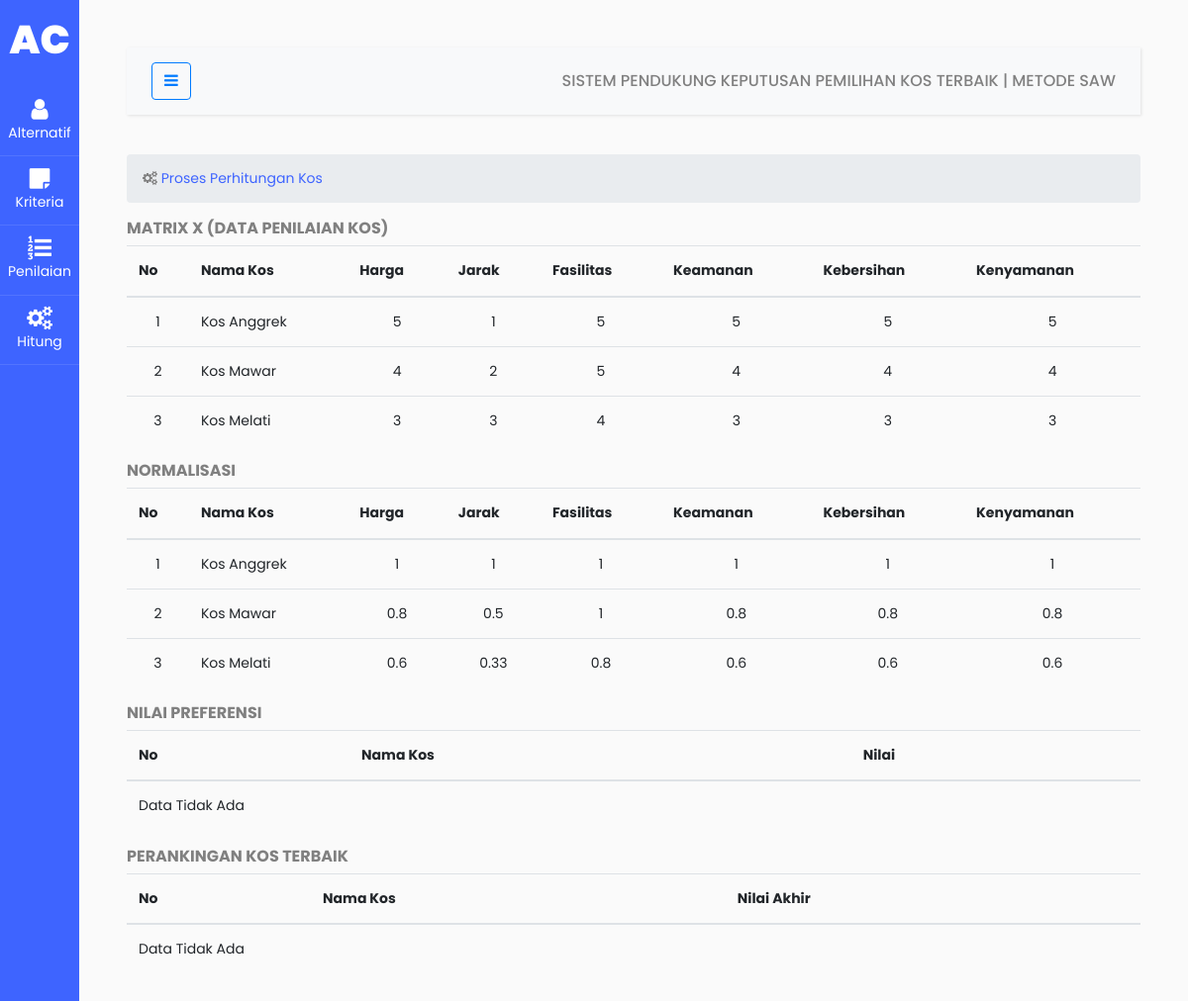
Page /hitung.php on the committed database.
### tables this page shows
CREATE TABLE `saw_penilaian` (
  `nama` varchar(100) NOT NULL,
  `peringkat` float NOT NULL,
  `ukuran` float NOT NULL,
  `unduhan` float NOT NULL,
  `aktif` float NOT NULL,
  `manfaat` float NOT NULL,
  `kelebihan` float NOT NULL,
  PRIMARY KEY (`nama`)
);

### hitung.php (the view, shortened to what this page needs)
<!doctype html>
<html lang="en">
<?php
include 'components/head.php';
?>
<body>
    <div class="wrapper d-flex align-items-stretch">
        <?php
        include 'components/sidebar.php';
        ?>
        <div id="content" class="p-4 p-md-5">
            <?php
            include 'components/navbar.php';
            ?>
            <section id="main-content">
                <section class="wrapper">
                    <div class="row">
                        <div class="col-lg-12">
                            <ol class="breadcrumb">
                                <li><i class="fa fa-cogs"></i><a href="hitung.php"> Proses Perhitungan Kos</a></li>
                            </ol>
                        </div>
                    </div>
                    <div>
                        <b><h6><b>MATRIX X (DATA PENILAIAN KOS)</b></h6></b>
                        <table class="table">
                            <thead>
                                <tr>
                                    <th>No</th>
                                    <th>Nama Kos</th>
                                    <th>Harga</th>
                                    <th>Jarak</th>
                                    <th>Fasilitas</th>
                                    <th>Keamanan</th>
                                    <th>Kebersihan</th>
                                    <th>Kenyamanan</th>
                                </tr>
                            </thead>
                            <tbody>
                                <?php
                                include 'koneksi.php';
                                $b = 0;
                                $sql = "SELECT * FROM saw_penilaian ORDER BY nama ASC";
                                $hasil = $conn->query($sql);
                                if ($hasil->num_rows > 0) {
                                    while ($row = $hasil->fetch_row()) {
                                ?>
                                        <tr>
                                            <td align="center"><?php echo ++$b; ?></td>
                                            <td><?= $row[0] ?></td>
                                            <td align="center"><?= $row[1] ?></td>
                                            <td align="center"><?= $row[2] ?></td>
                                            <td align="center"><?= $row[3] ?></td>
                                            <td align="center"><?= $row[4] ?></td>
                                            <td align="center"><?= $row[5] ?></td>
                                            <td align="center"><?= $row[6] ?></td>
                                        </tr>
                                <?php }
                                } else {
                                    echo "<tr><td colspan='8'>Data Tidak Ada</td></tr>";
                                } ?>
                            </tbody>
                        </table>
                    </div>
                    <div>
                        <b><h6><b>NORMALISASI</b></h6></b>
                        <table class="table">
                            <thead>
                                <tr>
                                    <th>No</th>
                                    <th>Nama Kos</th>
                                    <th>Harga</th>
                                    <th>Jarak</th>
                                    <th>Fasilitas</th>
                                    <th>Keamanan</th>
                                    <th>Kebersihan</th>
                                    <th>Kenyamanan</th>
                                </tr>
                            </thead>
                            <tbody>
                                <?php
                                $sql = "SELECT * FROM saw_penilaian";
                                $hasil = $conn->query($sql);
                                if ($hasil->num_rows > 0) {
                                    $b = 0;
                                    $sql = "SELECT * FROM saw_penilaian ORDER BY peringkat DESC";
                                    $C1 = $conn->query($sql)->fetch_row()[1];
                                    $sql = "SELECT * FROM saw_penilaian ORDER BY ukuran ASC";
                                    $C2 = $conn->query($sql)->fetch_row()[2];
                                    $sql = "SELECT * FROM saw_penilaian ORDER BY unduhan DESC";
                                    $C3 = $conn->query($sql)->fetch_row()[3];
                                    $sql = "SELECT * FROM saw_penilaian ORDER BY aktif DESC";
                                    $C4 = $conn->query($sql)->fetch_row()[4];
                                    $sql = "SELECT * FROM saw_penilaian ORDER BY manfaat DESC";
                                    $C5 = $conn->query($sql)->fetch_row()[5];
                                    $sql = "SELECT * FROM saw_penilaian ORDER BY kelebihan DESC";
                                    $C6 = $conn->query($sql)->fetch_row()[6];
                                }
                                $sql = "SELECT * FROM saw_penilaian";
                                $hasil = $conn->query($sql);
                                if ($hasil->num_rows > 0) {
                                    while ($row = $hasil->fetch_row()) {
                                ?>
                                        <tr>
                                            <td align="center"><?= ++$b ?></td>
                                            <td><?= $row[0] ?></td>
                                            <td align="center"><?= round($row[1] / $C1, 2) ?></td>
                                            <td align="center"><?= round($C2 / $row[2], 2) ?></td>
                                            <td align="center"><?= round($row[3] / $C3, 2) ?></td>
                                            <td align="center"><?= round($row[4] / $C4, 2) ?></td>
                                            <td align="center"><?= round($row[5] / $C5, 2) ?></td>
                                            <td align="center"><?= round($row[6] / $C6, 2) ?></td>
                                        </tr>
                                <?php }
                                } ?>
                            </tbody>
                        </table>
                    </div>
                    <div>
                        <b><h6><b>NILAI PREFERENSI</b></h6></b>
                        <table class="table">
                            <thead>
                                <tr>
                                    <th>No</th>
                                    <th>Nama Kos</th>
                                    <th>Nilai</th>
                                </tr>
                            </thead>
                            <tbody>
                                <?php
                                $b = 0;
                                $sql = "SELECT * FROM saw_kriteria";
                                $hasil = $conn->query($sql);
                                if ($hasil->num_rows > 0) {
                                    $row = $hasil->fetch_row();
                                    $B1 = $row[1];
                                    $B2 = $row[2];
                                    $B3 = $row[3];
                                    $B4 = $row[4];
                                    $B5 = $row[5];
                                    $B6 = $row[6];
                                }
                                $conn->query("TRUNCATE TABLE saw_perankingan");
                                $sql = "SELECT * FROM saw_penilaian";
                                $hasil = $conn->query($sql);
                                if ($hasil->num_rows > 0) {
                                    while ($row = $hasil->fetch_row()) {
                                        $nilai = round((($row[1] / $C1) * $B1) +
                                            (($C2 / $row[2]) * $B2) +
                                            (($row[3] / $C3) * $B3) +
                                            (($row[4] / $C4) * $B4) +
                                            (($row[5] / $C5) * $B5) +
                                            (($row[6] / $C6) * $B6), 3);
                                        $nama = $row[0];
                                        $conn->query("INSERT INTO saw_perankingan(nama,nilai_akhir) VALUES ('$nama','$nilai')");
                                    }
                                }
                                $sql = "SELECT * FROM saw_perankingan";
                                $hasil = $conn->query($sql);
                                if ($hasil->num_rows > 0) {
                                    while ($row = $hasil->fetch_row()) {
                                ?>
                                        <tr>
                                            <td><?= ++$b ?></td>
                                            <td><?= $row[1] ?></td>
                                            <td><?= $row[2] ?></td>
                                        </tr>
                                <?php }
                                } else {
                                    echo "<tr><td colspan='3'>Data Tidak Ada</td></tr>";
                                } ?>
                            </tbody>
                        </table>
                    </div>
                    <div>
                        <b><h6><b>PERANKINGAN KOS TERBAIK</b></h6></b>
                        <table class="table">
                            <thead>
                                <tr>
                                    <th>No</th>
                                    <th>Nama Kos</th>
                                    <th>Nilai Akhir</th>
                                </tr>
                            </thead>
                            <tbody>
                                <?php
                                $b = 0;
                                $sql = "SELECT * FROM saw_perankingan ORDER BY nilai_akhir DESC";
                                $hasil = $conn->query($sql);
                                if ($hasil->num_rows > 0) {
                                    while ($row = $hasil->fetch_row()) {
                                ?>
                                        <tr>
                                            <td><?= ++$b ?></td>
                                            <td><?= $row[1] ?></td>
                                            <td><?= $row[2] ?></td>
                                        </tr>
                                <?php }
                                } else {
                                    echo "<tr><td colspan='3'>Data Tidak Ada</td></tr>";
                                } ?>
                            </tbody>
                        </table>
                    </div>
                </section>
            </section>
        </div>
    </div>
</body>
</html>

### rows in the picture
saw_penilaian: nama "Kos Anggrek", peringkat "5", ukuran "1", unduhan "5", aktif "5", manfaat "5", kelebihan "5", $row[1]/$C1 "1", $C2/$row[2] "1", $row[3]/$C3 "1", $row[4]/$C4 "1", $row[5]/$C5 "1", $row[6]/$C6 "1"
saw_penilaian: nama "Kos Mawar", peringkat "4", ukuran "2", unduhan "5", aktif "4", manfaat "4", kelebihan "4", C1 "0.8", row "0.5", C3 "1", C4 "0.8", C5 "0.8", C6 "0.8"
saw_penilaian: nama "Kos Melati", peringkat "3", ukuran "3", unduhan "4", aktif "3", manfaat "3", kelebihan "3", C1 "0.6", row "0.33", C3 "0.8", C4 "0.6", C5 "0.6", C6 "0.6"
